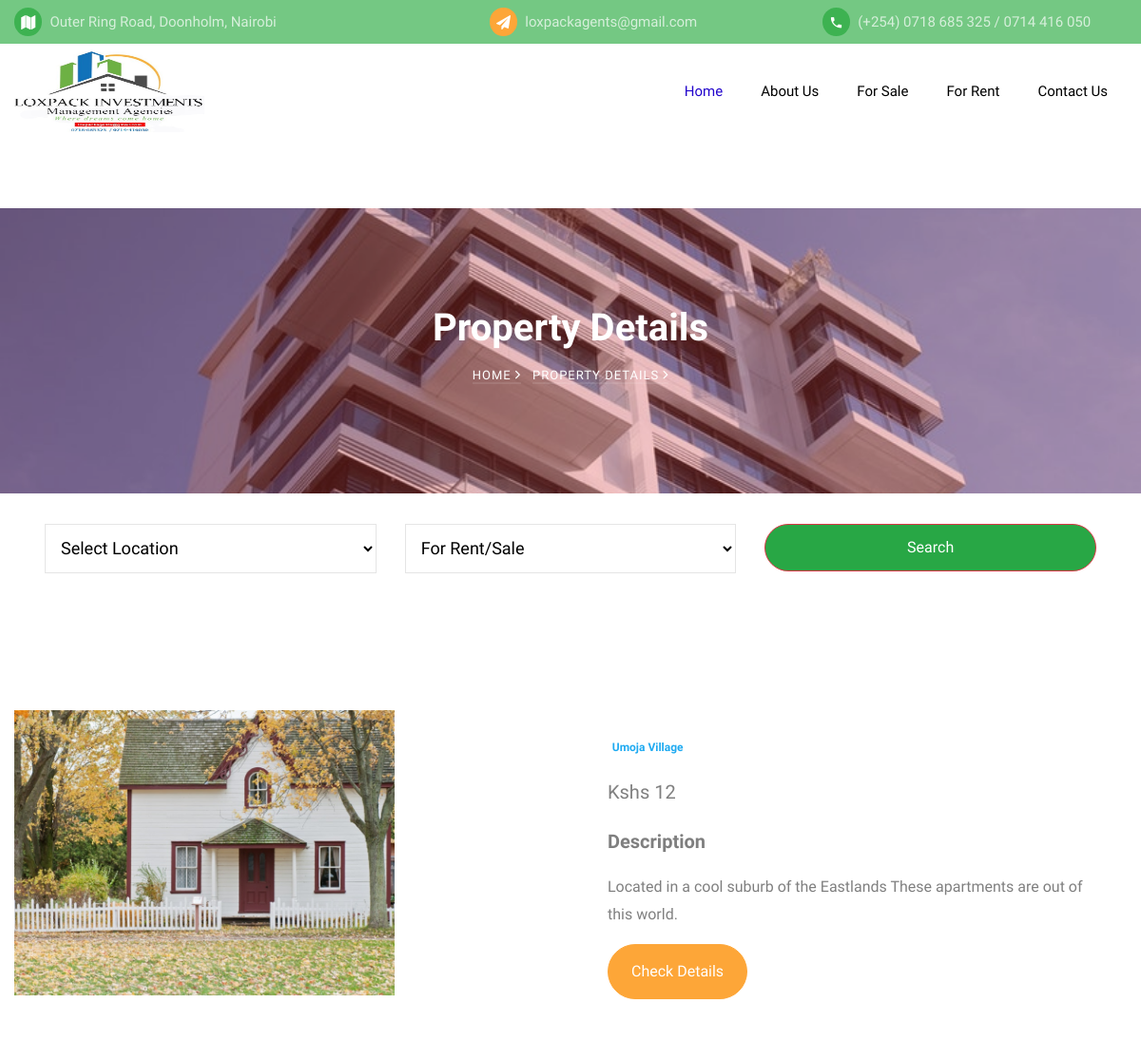
Before: /property/5/ (upper part) with the older database file.
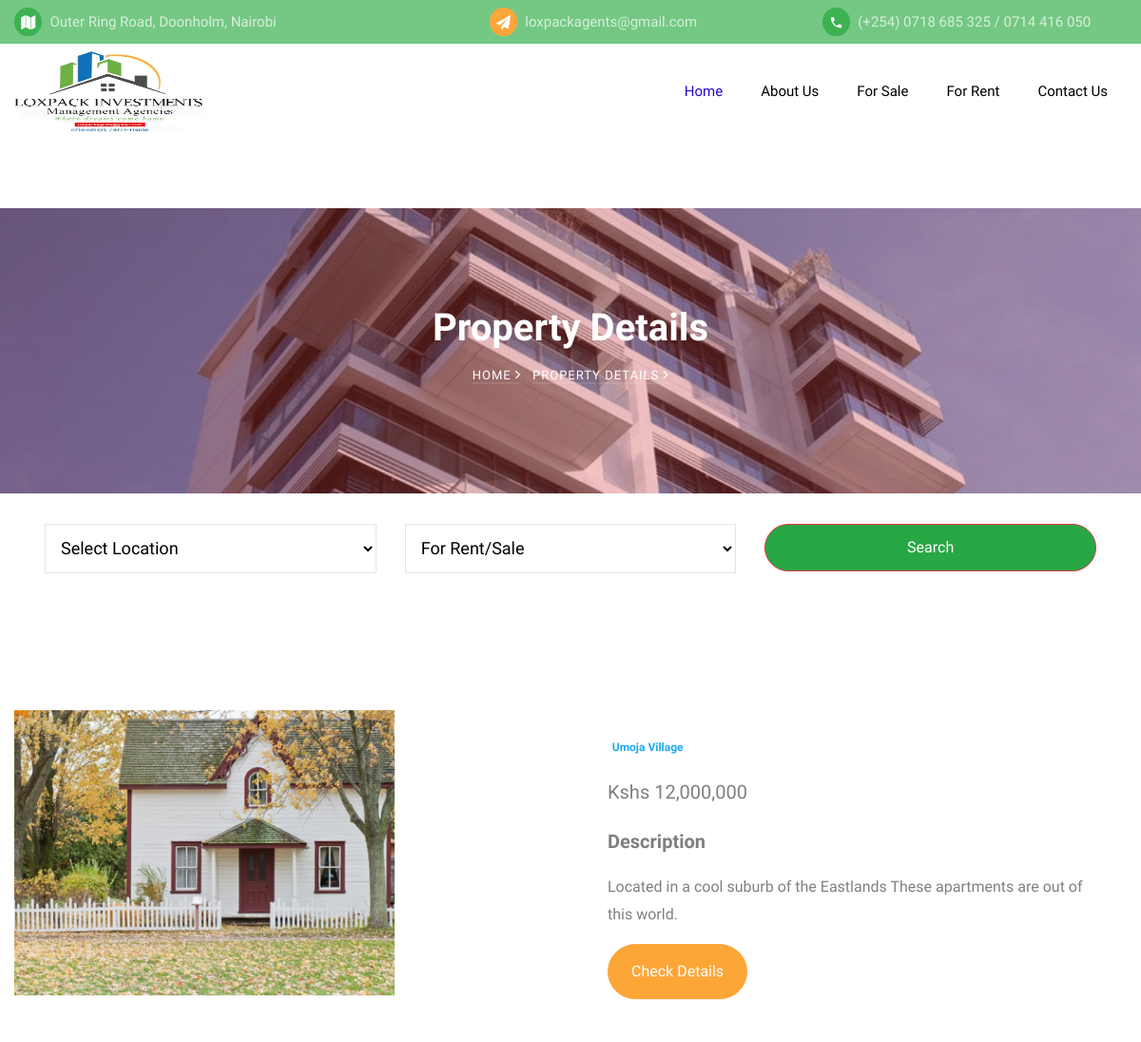
After: the same page with the newer database file.
### property/models.py (models this page shows, shortened)
class Property(models.Model):
    name = models.CharField(max_length=100)
    image = models.ImageField(default='default.jpg', upload_to='property_pics')
    description = models.TextField(default='Modern Apartments')
    price = models.IntegerField(default='0')
    category = models.ForeignKey(Category, on_delete=models.CASCADE)
    status = models.ForeignKey(Status, on_delete=models.CASCADE)
    uniqueness = models.ForeignKey(Unique, on_delete=models.CASCADE)
    area = models.ForeignKey(Area, on_delete=models.CASCADE)

### loxpack/views.py (the view)
# urls.py: path('property/<int:pk>/', views.pproperty, name='loxpack-property'),
def pproperty(request, pk):
    stat = Property.objects.get(pk=pk).status
    context = {
        'property' : Property.objects.get(pk=pk),
        'location' : Area.objects.all(),
        'stat' : Property.objects.filter(status__name=stat),
        'stats' : Status.objects.all(),
        'text' : 'Property Details',
    }
    return render(request, 'loxpack/property.html', context)

### property/models.py (called while the page is built)
    def __str__(self):
        return self.name

### loxpack/templates/loxpack/property.html (shortened to what this page needs)
{% extends 'loxpack/base.html' %}
{% load static %}
{% load humanize %}
{% block content %}
<main class="mt-5 pt-4">
  {% include 'loxpack/hero.html' %}
  {% include 'loxpack/search_bar.html' %}
    <div class="container dark-grey-text mt-5">
      <div class="row wow fadeIn">
        <div class="col-md-6 mb-4">
          <img src="{{property.image.url}}" class="img-fluid" alt="" height=300 width=400>
        </div>
        <div class="col-md-6 mb-4">
          <div class="p-4">
            <div class="mb-3">
              <a href="">
                <span class="badge purple mr-1">{{ property.name}}</span>
              </a>
            </div>
            <p class="lead">
              <span>Kshs {{ property.price|intcomma }}</span>
            </p>
            <p class="lead font-weight-bold">Description</p>
            <p>{{ property.description }}</p>
            <div class="faded">
              <p class="mb-0"><a href="{% url 'loxpack-property' pk=property.id %}" class="btn btn-secondary px-4 py-3">Check Details</a></p>
            </div>
          </div>
        </div>
      </div>
    </div>
  </main>
{% endblock content %}

Changed rows visible on the page:
changed Property "Umoja Village": price "12" → "12,000,000"
